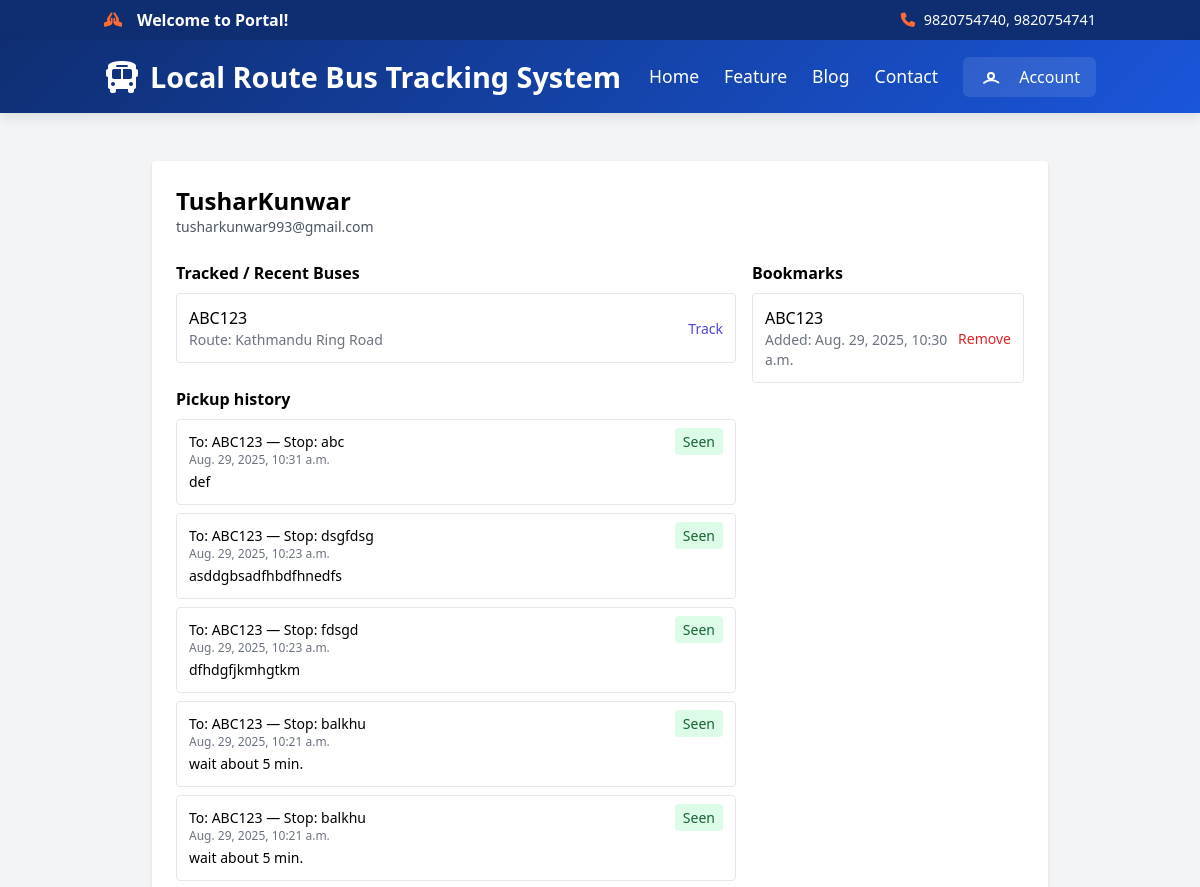
/user/profile/3/ (upper part), run on an earlier commit of the app's database.
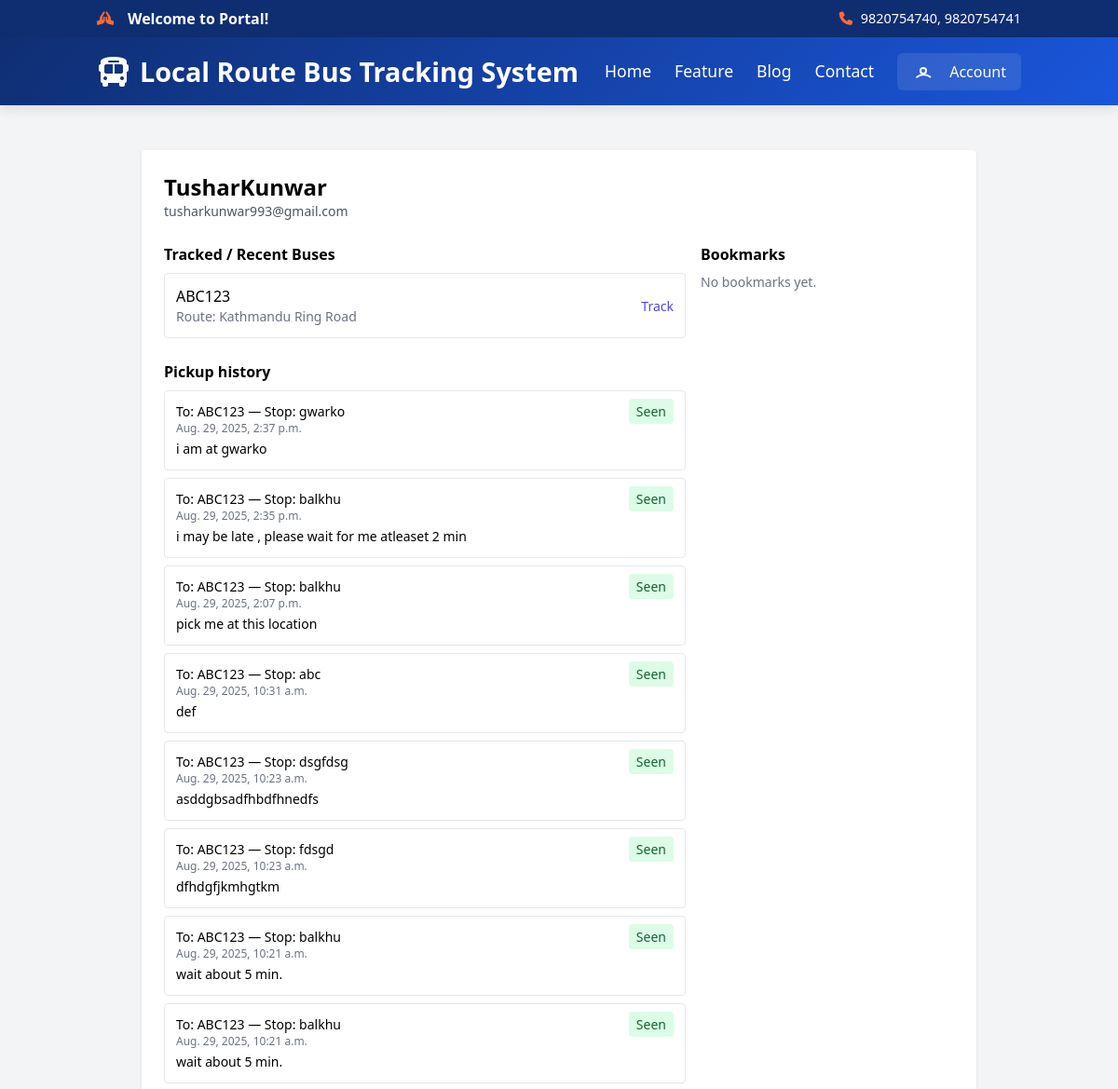
And on a later commit of the database.
### core/models.py (models this page shows, shortened)
class Bus(models.Model):
    number_plate = models.CharField(max_length=50)
    total_seats = models.PositiveIntegerField(default=25)
    driver = models.ForeignKey(Driver, on_delete=models.CASCADE, related_name='buses')
    current_lat = models.FloatField(null=True, blank=True)
    current_lng = models.FloatField(null=True, blank=True)

class BusRoute(models.Model):
    name = models.CharField(max_length=100)
    bus = models.OneToOneField(Bus, on_delete=models.CASCADE, related_name='route', null=True, blank=True)
    driver = models.ForeignKey(
        Driver, on_delete=models.CASCADE, related_name='routes')
    stops = models.TextField(
        help_text='Comma-separated stops (e.g., "Stop1,Stop2,Stop3")')
    is_active = models.BooleanField(default=False)

class PickupRequest(models.Model):
    STATUS_PENDING = 'pending'
    STATUS_ACK = 'acknowledged'
    STATUS_REJECTED = 'rejected'
    STATUS_CHOICES = [
        (STATUS_PENDING, 'Pending'),
        (STATUS_ACK, 'Acknowledged'),
        (STATUS_REJECTED, 'Rejected'),
    ]
    user = models.ForeignKey('auth.User', on_delete=models.CASCADE, related_name='pickup_requests')
    bus = models.ForeignKey(Bus, on_delete=models.CASCADE, related_name='pickup_requests')
    stop = models.CharField(max_length=255)
    message = models.TextField(blank=True)
    status = models.CharField(max_length=20, choices=STATUS_CHOICES, default=STATUS_PENDING)
    created_at = models.DateTimeField(auto_now_add=True)
    seen_by_driver = models.BooleanField(default=False)

class Bookmark(models.Model):
    user = models.ForeignKey('auth.User', on_delete=models.CASCADE, related_name='bookmarks')
    bus = models.ForeignKey(Bus, on_delete=models.CASCADE, related_name='bookmarks')
    created_at = models.DateTimeField(auto_now_add=True)
    class Meta:
        unique_together = ('user', 'bus')

### core/views.py (the view)
# urls.py: path('user/profile/<int:user_id>/', views.user_profile, name='user_profile'),
def user_profile(request, user_id):
    try:
        profile_user = User.objects.get(id=user_id)
        pickups = PickupRequest.objects.filter(user=profile_user).order_by('-created_at')[:200]
        bookmarks = Bookmark.objects.filter(user=profile_user).select_related('bus').order_by('-created_at')[:200]
        tracked = []
        seen = set()
        for p in pickups:
            if p.bus and p.bus.id not in seen:
                tracked.append(p.bus)
                seen.add(p.bus.id)
        for b in bookmarks:
            if b.bus and b.bus.id not in seen:
                tracked.append(b.bus)
                seen.add(b.bus.id)
        context = {
            'profile_user': profile_user,
            'pickups': pickups,
            'bookmarks': bookmarks,
            'tracked_buses': tracked,
        }
        return render(request, 'user/profile.html', context)
    except User.DoesNotExist:
        return render(request, 'user/profile.html', {'profile_user': None})

### core/templates/user/profile.html (shortened to what this page needs)
{% extends 'base.html' %}
{% block content %}
  {% if profile_user %}
    <div class="max-w-4xl mx-auto py-8">
      <div class="bg-white shadow rounded p-6">
        <div class="flex items-center justify-between">
          <div>
            <h2 class="text-2xl font-semibold">{{ profile_user.username }}</h2>
            <p class="text-sm text-gray-600">{{ profile_user.email }}</p>
          </div>
        </div>
        <div class="mt-6 grid grid-cols-1 md:grid-cols-3 gap-4">
          <div class="md:col-span-2">
            <h3 class="font-semibold mb-2">Tracked / Recent Buses</h3>
            {% if tracked_buses %}
              <ul class="space-y-2">
                {% for bus in tracked_buses %}
                  <li class="p-3 border rounded flex items-center justify-between">
                    <div>
                      <div class="font-medium">{{ bus.number_plate }}</div>
                      <div class="text-sm text-gray-500">Route: {% if bus.route %}{{ bus.route.name }}{% else %}&mdash;{% endif %}</div>
                    </div>
                    <div>
                      <a href="{% url 'track_bus' bus.id %}" class="text-indigo-600 text-sm">Track</a>
                    </div>
                  </li>
                {% endfor %}
              </ul>
            {% else %}
              <p class="text-sm text-gray-500">No recent tracked buses.</p>
            {% endif %}
            <h3 class="font-semibold mt-6 mb-2">Pickup history</h3>
            {% if pickups %}
              <ul class="space-y-2">
                {% for p in pickups %}
                  <li class="p-3 border rounded">
                    <div class="flex justify-between">
                      <div>
                        <div class="text-sm">To: {% if p.bus %}{{ p.bus.number_plate }}{% else %}&mdash;{% endif %} — Stop: {{ p.stop }}</div>
                        <div class="text-xs text-gray-500">{{ p.created_at }}</div>
                        <div class="mt-1 text-sm">{{ p.message }}</div>
                      </div>
                      <div class="text-sm">
                        <span class="px-2 py-1 rounded {% if p.seen_by_driver %}bg-green-100 text-green-800{% else %}bg-yellow-100 text-yellow-800{% endif %}">{% if p.seen_by_driver %}Seen{% else %}Unseen{% endif %}</span>
                      </div>
                    </div>
                  </li>
                {% endfor %}
              </ul>
            {% else %}
              <p class="text-sm text-gray-500">No pickup history.</p>
            {% endif %}
          </div>
          <div>
            <h3 class="font-semibold mb-2">Bookmarks</h3>
            {% if bookmarks %}
              <ul class="space-y-2">
                {% for b in bookmarks %}
                  <li class="p-3 border rounded flex items-center justify-between">
                    <div>
                      <div class="font-medium">{% if b.bus %}{{ b.bus.number_plate }}{% else %}&mdash;{% endif %}</div>
                      <div class="text-sm text-gray-500">Added: {{ b.created_at }}</div>
                    </div>
                    <div>
                      <button data-bus-id="{{ b.bus.id }}" class="remove-bookmark text-sm text-red-600">Remove</button>
                    </div>
                  </li>
                {% endfor %}
              </ul>
            {% else %}
              <p class="text-sm text-gray-500">No bookmarks yet.</p>
            {% endif %}
          </div>
        </div>
      </div>
    </div>
  {% else %}
    <div class="p-6">User not found.</div>
  {% endif %}
{% endblock %}

What changed in the data, as far as the page shows it:
removed Bookmark: bus.number_plate "ABC123", created_at "Aug. 29, 2025, 10:30 a.m."
added PickupRequest: bus.number_plate "ABC123", stop "gwarko", created_at "Aug. 29, 2025, 2:37 p.m.", message "i am at gwarko", seen_by_driver "Seen"
added PickupRequest: bus.number_plate "ABC123", stop "balkhu", created_at "Aug. 29, 2025, 2:35 p.m.", message "i may be late , please wait for me atleaset 2 min", seen_by_driver "Seen"
added PickupRequest: bus.number_plate "ABC123", stop "balkhu", created_at "Aug. 29, 2025, 2:07 p.m.", message "pick me at this location", seen_by_driver "Seen"
Also different on the page:
text now shown: "No bookmarks yet."
